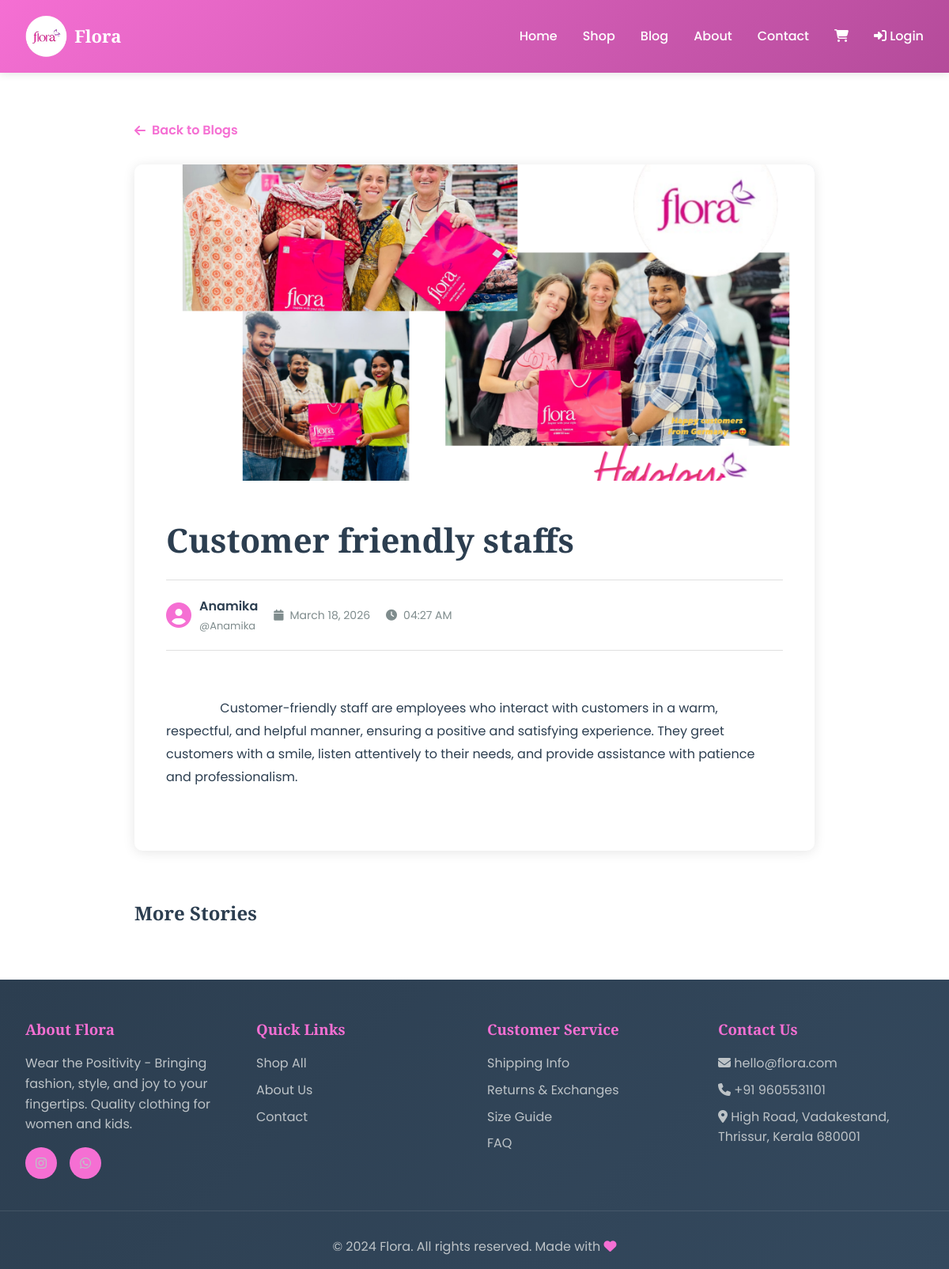
The app's page /blog/2/ with its own data.
### shop/models.py (models this page shows, shortened)
class Blog(models.Model):
    author = models.ForeignKey(User, related_name='blogs', on_delete=models.CASCADE)
    title = models.CharField(max_length=300)
    description = models.TextField()
    image = models.ImageField(upload_to='blogs/', blank=True, null=True)
    created_at = models.DateTimeField(auto_now_add=True)
    updated_at = models.DateTimeField(auto_now=True)
    class Meta:
        ordering = ['-created_at']

### shop/views.py (the view)
# urls.py: path('blog/<int:id>/', views.blog_detail, name='blog_detail'),
def blog_detail(request, id):
    from .models import Blog
    blog = get_object_or_404(Blog, id=id)
    context = {
        'blog': blog,
    }
    return render(request, 'shop/blog/detail.html', context)

### cart/cart.py (called while the page is built)
    def __len__(self):
        return sum(item['quantity'] for item in self.cart.values())

### cart/context_processors.py (called while the page is built)
def cart(request):
    return {'cart': Cart(request)}

### templates/shop/blog/detail.html (shortened to what this page needs)
{% extends 'base.html' %}
{% block content %}
<div class="container" style="max-width: 900px; margin: 60px auto; padding: 0 20px;">
    <a
        href="{% url 'shop:blog_list' %}"
        style="display: inline-flex; align-items: center; gap: 8px; color: var(--primary-color); text-decoration: none; font-weight: 600; margin-bottom: 30px; transition: gap 0.2s;"
        onmouseover="this.style.gap='12px';"
        onmouseout="this.style.gap='8px';"
    >
        <i class="fas fa-arrow-left"></i> Back to Blogs
    </a>
    <article style="background: white; border-radius: 10px; overflow: hidden; box-shadow: 0 2px 15px rgba(0,0,0,0.1);">
        {% if blog.image %}
            <div style="width: 100%; height: 400px; overflow: hidden; background: linear-gradient(135deg, #f5f7fa 0%, #c3cfe2 100%);">
                <img
                    src="{{ blog.image.url }}"
                    alt="{{ blog.title }}"
                    style="width: 100%; height: 100%; object-fit: cover;"
                >
            </div>
        {% else %}
            <div style="width: 100%; height: 400px; background: linear-gradient(135deg, var(--primary-color), var(--secondary-color)); display: flex; align-items: center; justify-content: center; color: white;">
                <i class="fas fa-blog" style="font-size: 100px; opacity: 0.5;"></i>
            </div>
        {% endif %}
        <div style="padding: 50px 40px;">
            <h1 style="color: var(--text-dark); font-size: 42px; line-height: 1.2; margin-bottom: 25px;">
                {{ blog.title }}
            </h1>
            <div style="display: flex; align-items: center; gap: 20px; padding: 20px 0; border-top: 1px solid #E0E0E0; border-bottom: 1px solid #E0E0E0; margin-bottom: 30px; flex-wrap: wrap;">
                <div style="display: flex; align-items: center; gap: 10px;">
                    <i class="fas fa-user-circle" style="color: var(--primary-color); font-size: 32px;"></i>
                    <div>
                        <p style="font-weight: 600; color: var(--text-dark); margin: 0;">{{ blog.author.get_full_name|default:blog.author.username }}</p>
                        <p style="font-size: 13px; color: var(--text-light); margin: 2px 0 0 0;">@{{ blog.author.username }}</p>
                    </div>
                </div>
                <div style="display: flex; align-items: center; gap: 8px; color: var(--text-light); font-size: 14px;">
                    <i class="fas fa-calendar"></i>
                    <span>{{ blog.created_at|date:"F d, Y" }}</span>
                </div>
                <div style="display: flex; align-items: center; gap: 8px; color: var(--text-light); font-size: 14px;">
                    <i class="fas fa-clock"></i>
                    <span>{{ blog.created_at|time:"h:i A" }}</span>
                </div>
            </div>
            <div style="font-size: 16px; line-height: 1.8; color: var(--text-dark); word-wrap: break-word; white-space: pre-wrap;">
                {{ blog.description }}
            </div>
        </div>
    </article>
    <div style="margin-top: 60px;">
        <h2 style="color: var(--text-dark); margin-bottom: 30px;">More Stories</h2>
    </div>
</div>
{% endblock %}

### templates/base.html (style rules this page uses)
* { margin: 0; padding: 0; box-sizing: border-box; }
:root { --primary-color: #f56fd3; --secondary-color: #b44b9a; --accent-color: #FFA07A; --purple-accent: #9B59B6; --text-dark: #2C3E50; --text-light: #7F8C8D; --bg-light: #FFF5F8; --white: #FFFFFF; --success: #27AE60; --warning: #F39C12; }
body { font-family: 'Poppins', sans-serif; line-height: 1.6; color: var(--text-dark); background-color: var(--white); }
h1, h2, h3, h4, h5, h6 { font-family: 'Playfair Display', serif; font-weight: 600; }
.container { max-width: 1200px; margin: 0 auto; padding: 2rem; }

### templates/shop/blog/detail.html (style rules this page uses)
article { animation: fadeIn 0.5s ease-in; }

### records on screen
Blog: image (picture), title "Customer friendly staffs", author.get_full_name "Anamika", author.username "Anamika", created_at "March 18, 2026", created_at "04:27 AM", description "Customer-friendly staff are employees who interact with customers in a warm, respectful, and helpful manner, ensuring a positive and satisfying experience. They greet customers with a smile, listen attentively to their needs, and provide assistance with patience and professionalism."
